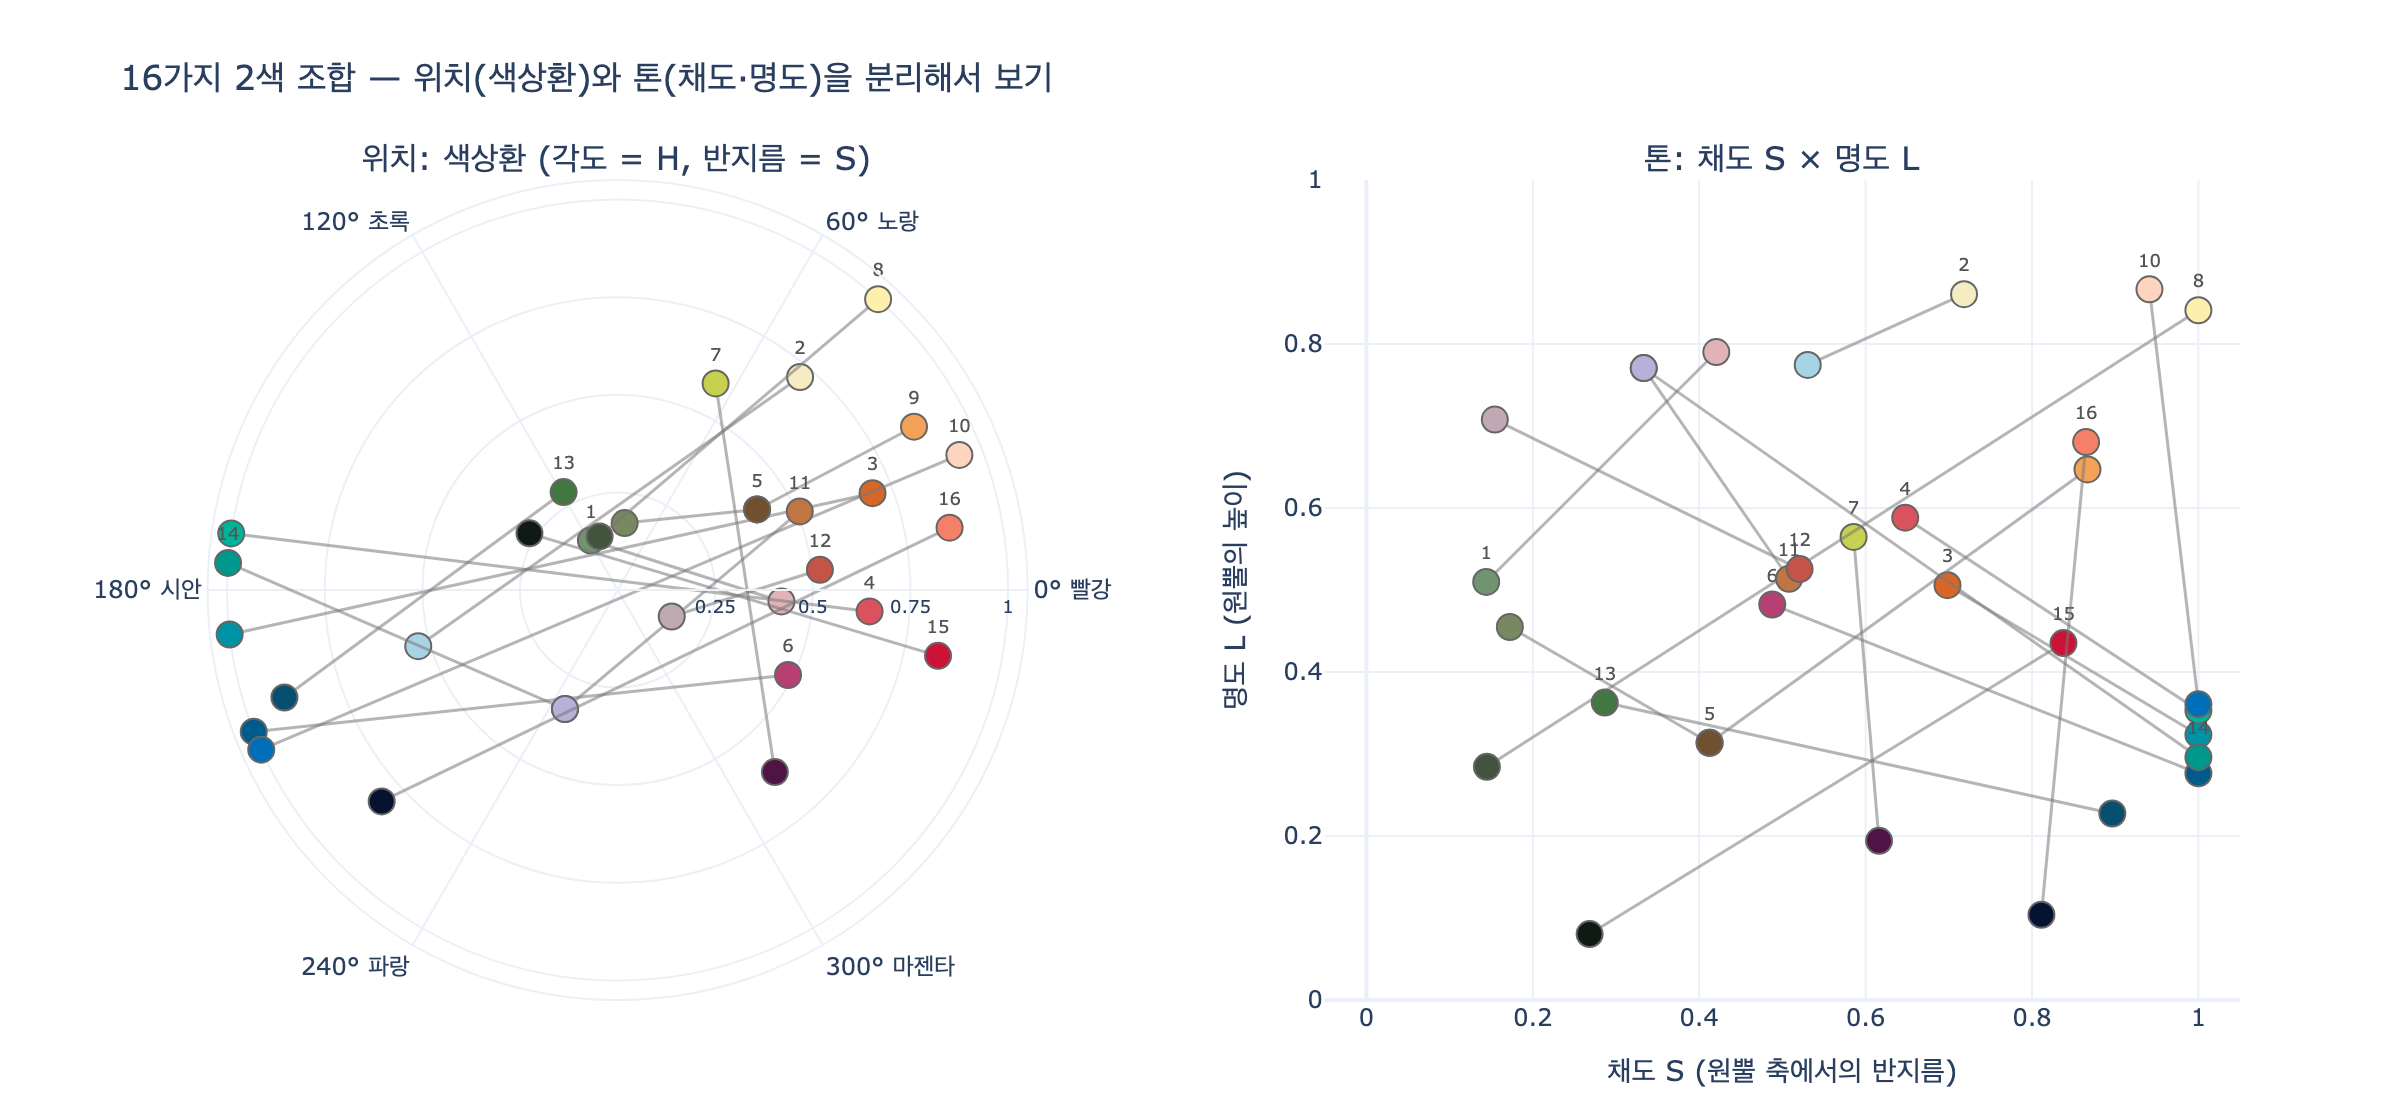

Write the Python code that produced this figure.
# %% [markdown]
# # 2색 배색 분석 모델을 코드로 재현하기
#
# 영상의 그림 6은 두 색을 세 가지 도형으로 분해해서 본다.
#
# | 도형 | 읽는 값 | HSL 좌표 |
# |---|---|---|
# | 가운데 원 (색상환) | 두 색의 **각도**, 보색·유사색 관계 | $H$ (hue, 0°~360°) |
# | 양옆 삼각형 | 각 색의 **명도·채도** 위치 | $(S, L)$ — hue를 고정한 단면 |
# | 바깥 마름모꼴 (bicone) | 두 색의 **3차원 좌표** | $(S\cos H,\ S\sin H,\ L)$ |
#
# 즉 **"위치(각도)와 톤(높이·반지름)을 분리해서 본다"**는 말은,
# 한 색을 $(H, S, L)$ 원기둥 좌표로 쓰고 $H$와 $(S, L)$을 따로 비교한다는 뜻이다.
# 아래에서는 영상의 16쌍 전체에 이 모델을 적용한다.

# %%
import colorsys
import math

import plotly.graph_objects as go
from plotly.subplots import make_subplots


def _show(fig):
    try:
        from IPython import get_ipython
        if get_ipython() is not None:
            fig.show()
    except ImportError:
        pass


# 영상에 나온 16가지 2색 조합 (이름 A, HEX A, 이름 B, HEX B)
PAIRS = [
    ("세이지그린", "#719470", "연분홍", "#E0B3B6"),
    ("아이보리", "#F5ECC2", "연하늘", "#A7D4E4"),
    ("오렌지", "#D96629", "틸블루", "#0093A5"),
    ("로즈핑크", "#DA525D", "민트그린", "#00B49B"),
    ("커피브라운", "#71502F", "올리브그린", "#788860"),
    ("자홍", "#B73F74", "진파랑", "#005B8D"),
    ("라임옐로우", "#C7D14F", "진보라", "#501345"),
    ("연노란", "#FFEFAE", "다크올리브", "#42533E"),
    ("앰버", "#F3A257", "커피브라운", "#71502F"),
    ("살구", "#FDD4BD", "파랑", "#006EB8"),
    ("황토", "#C27544", "라벤더", "#B5B1D8"),
    ("테라코타", "#C55347", "회분홍", "#C0A9B3"),
    ("솔잎", "#437742", "감청", "#064F6E"),
    ("옥색", "#00978D", "라벤더", "#B5B1D8"),
    ("빨강", "#CC1236", "흑녹", "#0F1A14"),
    ("코럴", "#F48067", "미드나잇블루", "#051230"),
]


def hex_to_hsl(hex_str):
    """'#RRGGBB' -> (H[deg], S[0..1], L[0..1]).  colorsys는 (h, l, s) 순서로 돌려준다."""
    r, g, b = (int(hex_str[i:i + 2], 16) / 255 for i in (1, 3, 5))
    h, l, s = colorsys.rgb_to_hls(r, g, b)
    return h * 360, s, l


def hue_gap(h1, h2):
    """색상환 위 두 각도의 최단 차이 (0~180°). 180°에 가까우면 보색."""
    d = abs(h1 - h2) % 360
    return min(d, 360 - d)


print(hex_to_hsl("#C7D14F"))  # 라임옐로우
print(hex_to_hsl("#501345"))  # 진보라
# 출력: (64.6153846153846, 0.5855855855855855, 0.5647058823529412)
# 출력: (310.81967213114757, 0.6161616161616161, 0.19411764705882353)

# %% [markdown]
# ## 1. 16쌍을 HSL로 분해한 표
#
# 색상환 관계는 각도 차 $\Delta H$로 읽고, 톤 관계는 채도 $S$·명도 $L$과 그 차이로 읽는다.
# 영상에서 "보색"이라 부른 쌍은 $\Delta H \approx 180°$, "유사색"은 $\Delta H$가 작다.
# "비대칭"이라 부른 쌍(라임옐로우·진보라, 살구·파랑, 빨강·흑녹, 코럴·미드나잇블루)은 $\Delta L$이 크다.

# %%
rows = []
for name_a, hex_a, name_b, hex_b in PAIRS:
    ha, sa, la = hex_to_hsl(hex_a)
    hb, sb, lb = hex_to_hsl(hex_b)
    rows.append((name_a, hex_a, ha, sa, la, name_b, hex_b, hb, sb, lb, hue_gap(ha, hb), abs(la - lb)))

hdr = f"{'#':>2} {'색 A':<7}{'H':>5}{'S':>5}{'L':>5}   {'색 B':<8}{'H':>5}{'S':>5}{'L':>5}   {'ΔH':>5} {'ΔL':>5}"
print(hdr)
print("-" * len(hdr))
for i, (na, xa, ha, sa, la, nb, xb, hb, sb, lb, dh, dl) in enumerate(rows, 1):
    print(f"{i:>2} {na:<7}{ha:>5.0f}{sa*100:>4.0f}%{la*100:>4.0f}%   "
          f"{nb:<8}{hb:>5.0f}{sb*100:>4.0f}%{lb*100:>4.0f}%   {dh:>4.0f}° {dl*100:>4.0f}%")
# 출력:
#  # 색 A        H    S    L   색 B         H    S    L      ΔH    ΔL
# -----------------------------------------------------------------
#  1 세이지그린    118  14%  51%   연분홍       356  42%  79%    122°   28%
#  2 아이보리      49  72%  86%   연하늘       196  53%  77%    146°    9%
#  3 오렌지       21  70%  51%   틸블루       187 100%  32%    166°   18%
#  4 로즈핑크     355  65%  59%   민트그린      172 100%  35%    177°   24%
#  5 커피브라운     30  41%  31%   올리브그린      84  17%  45%     54°   14%
#  6 자홍       334  49%  48%   진파랑       201 100%  28%    132°   21%
#  7 라임옐로우     65  59%  56%   진보라       311  62%  19%    114°   37%
#  8 연노란       48 100%  84%   다크올리브     109  14%  28%     60°   56%
#  9 앰버        29  87%  65%   커피브라운      30  41%  31%      1°   33%
# 10 살구        22  94%  87%   파랑        204 100%  36%    177°   51%
# 11 황토        23  51%  51%   라벤더       246  33%  77%    137°   26%
# 12 테라코타       6  52%  53%   회분홍       334  15%  71%     32°   18%
# 13 솔잎       119  29%  36%   감청        198  90%  23%     79°   14%
# 14 옥색       176 100%  30%   라벤더       246  33%  77%     70°   47%
# 15 빨강       348  84%  44%   흑녹        147  27%   8%    159°   35%
# 16 코럴        11  87%  68%   미드나잇블루    222  81%  10%    149°   58%

# %% [markdown]
# ## 2. 위치와 톤을 분리해서 보기 — 그림 6의 원 + 삼각형
#
# - **왼쪽(극좌표)** = 그림 6의 가운데 원. 각도 $\theta = H$, 반지름 $r = S$.
#   선이 원 중심을 가로지르면 보색, 짧으면 유사색.
# - **오른쪽(직교좌표)** = 양옆 삼각형을 한 장에 겹친 것. $x = S$, $y = L$.
#   선이 세로로 길면 명도 격차(비대칭), 두 점이 같은 높이면 톤 대칭.
#
# 두 그래프의 마커 색은 실제 HEX이고, 같은 쌍은 같은 번호로 선으로 이었다.

# %%
def build_2panel():
    fig = make_subplots(
        rows=1, cols=2,
        specs=[[{"type": "polar"}, {"type": "xy"}]],
        subplot_titles=("위치: 색상환 (각도 = H, 반지름 = S)", "톤: 채도 S × 명도 L"),
        horizontal_spacing=0.12,
    )
    line_style = dict(color="rgba(120,120,120,0.55)", width=1.5)
    for i, (na, xa, ha, sa, la, nb, xb, hb, sb, lb, dh, dl) in enumerate(rows, 1):
        label = f"{i}. {na} & {nb}"
        # 왼쪽: 색상환
        fig.add_trace(go.Scatterpolar(
            r=[sa, sb], theta=[ha, hb], mode="lines", line=line_style,
            showlegend=False, hoverinfo="skip"), row=1, col=1)
        fig.add_trace(go.Scatterpolar(
            r=[sa, sb], theta=[ha, hb], mode="markers+text",
            text=[str(i), ""], textposition="top center", textfont=dict(size=9, color="#555"),
            marker=dict(size=13, color=[xa, xb], line=dict(color="#666", width=1)),
            name=label, legendgroup=label, showlegend=False,
            hovertext=[f"{na} {xa} H={ha:.0f}° S={sa:.2f} L={la:.2f}",
                       f"{nb} {xb} H={hb:.0f}° S={sb:.2f} L={lb:.2f}"], hoverinfo="text"),
            row=1, col=1)
        # 오른쪽: 톤 평면
        fig.add_trace(go.Scatter(
            x=[sa, sb], y=[la, lb], mode="lines", line=line_style,
            showlegend=False, hoverinfo="skip"), row=1, col=2)
        fig.add_trace(go.Scatter(
            x=[sa, sb], y=[la, lb], mode="markers+text",
            text=[str(i), ""], textposition="top center", textfont=dict(size=9, color="#555"),
            marker=dict(size=13, color=[xa, xb], line=dict(color="#666", width=1)),
            name=label, legendgroup=label, showlegend=False,
            hovertext=[f"{na} {xa}", f"{nb} {xb}"], hoverinfo="text"),
            row=1, col=2)

    fig.update_polars(
        angularaxis=dict(direction="counterclockwise", rotation=0, tickmode="array",
                         tickvals=[0, 60, 120, 180, 240, 300],
                         ticktext=["0° 빨강", "60° 노랑", "120° 초록", "180° 시안", "240° 파랑", "300° 마젠타"]),
        radialaxis=dict(range=[0, 1.05], tickvals=[0.25, 0.5, 0.75, 1.0], tickfont=dict(size=9)),
    )
    fig.update_xaxes(title_text="채도 S (원뿔 축에서의 반지름)", range=[-0.05, 1.05], row=1, col=2)
    fig.update_yaxes(title_text="명도 L (원뿔의 높이)", range=[0, 1], row=1, col=2)
    fig.update_layout(
        title="16가지 2색 조합 — 위치(색상환)와 톤(채도·명도)을 분리해서 보기",
        width=1200, height=560, template="plotly_white", margin=dict(t=90, b=60),
    )
    return fig


fig2d = build_2panel()
fig2d.write_image("expy.png", scale=2)
_show(fig2d)
print("saved expy.png")
# 출력: saved expy.png

# %% [markdown]
# ## 3. 보너스 — 그림 6의 바깥 마름모꼴: HSL bicone 3D 좌표
#
# HSL 색공간은 두 원뿔을 허리에서 맞댄 **bicone(쌍원뿔)**이다.
# 위 꼭짓점 $L=1$ 은 흰색, 아래 꼭짓점 $L=0$ 은 검정, 허리 원($L=0.5,\ S=1$)이 순색이다.
# 원기둥 좌표 $(H, S, L)$을 직교좌표로 바꾸면
#
# $$x = S\cos H,\qquad y = S\sin H,\qquad z = L$$
#
# 이다. 그림 6의 마름모꼴은 이 bicone을 옆에서 본 윤곽(위아래 꼭짓점 + 허리 타원)이고,
# 두 점은 각 색의 $(x, y, z)$ 좌표다. 마름모꼴 옆면(높이 방향 단면)을 잘라내면 삼각형이 되고,
# 위에서 내려다보면 색상환이 된다 — 세 도형은 같은 물체를 다른 각도에서 본 것이다.
#
# 아래 3D 그림은 `_show`로만 표시된다(노트북에서 실행하면 회전해 볼 수 있다).

# %%
def bicone_wireframe():
    """HSL bicone 윤곽선: 허리 원 + 위/아래 꼭짓점으로 가는 모선 12개."""
    traces = []
    t = [i * 2 * math.pi / 72 for i in range(73)]
    traces.append(go.Scatter3d(
        x=[math.cos(a) for a in t], y=[math.sin(a) for a in t], z=[0.5] * len(t),
        mode="lines", line=dict(color="rgba(140,140,140,0.6)", width=2), showlegend=False, hoverinfo="skip"))
    for k in range(12):
        a = k * 2 * math.pi / 12
        cx, cy = math.cos(a), math.sin(a)
        traces.append(go.Scatter3d(
            x=[0, cx, 0], y=[0, cy, 0], z=[1, 0.5, 0],
            mode="lines", line=dict(color="rgba(140,140,140,0.35)", width=1), showlegend=False, hoverinfo="skip"))
    # 흰색/검정 꼭짓점
    traces.append(go.Scatter3d(x=[0, 0], y=[0, 0], z=[1, 0], mode="markers",
                               marker=dict(size=5, color=["#FFFFFF", "#000000"], line=dict(color="#888", width=1)),
                               showlegend=False, hovertext=["흰색 (L=1)", "검정 (L=0)"], hoverinfo="text"))
    return traces


def build_3d():
    fig = go.Figure(bicone_wireframe())
    for i, (na, xa, ha, sa, la, nb, xb, hb, sb, lb, dh, dl) in enumerate(rows, 1):
        xs = [sa * math.cos(math.radians(ha)), sb * math.cos(math.radians(hb))]
        ys = [sa * math.sin(math.radians(ha)), sb * math.sin(math.radians(hb))]
        zs = [la, lb]
        fig.add_trace(go.Scatter3d(x=xs, y=ys, z=zs, mode="lines",
                                   line=dict(color="rgba(100,100,100,0.6)", width=3),
                                   showlegend=False, hoverinfo="skip"))
        fig.add_trace(go.Scatter3d(x=xs, y=ys, z=zs, mode="markers",
                                   marker=dict(size=7, color=[xa, xb], line=dict(color="#666", width=1)),
                                   name=f"{i}. {na} & {nb}",
                                   hovertext=[f"{na} {xa}", f"{nb} {xb}"], hoverinfo="text"))
    fig.update_layout(
        title="HSL bicone 위의 16쌍 — 그림 6 바깥 마름모꼴에 대응",
        width=900, height=750, template="plotly_white",
        scene=dict(xaxis_title="x = S·cos H", yaxis_title="y = S·sin H", zaxis_title="z = L (명도)",
                   aspectmode="cube"),
        legend=dict(font=dict(size=9)),
    )
    return fig


fig3d = build_3d()
_show(fig3d)

# 라임옐로우·진보라의 3D 좌표: 높이(z) 차이가 크고 xy 평면에서는 서로 반대쪽에 있다.
for name, hx in (("라임옐로우", "#C7D14F"), ("진보라", "#501345")):
    h, s, l = hex_to_hsl(hx)
    print(f"{name:<6} x={s*math.cos(math.radians(h)):+.2f} y={s*math.sin(math.radians(h)):+.2f} z={l:.2f}")
# 출력:
# 라임옐로우  x=+0.25 y=+0.53 z=0.56
# 진보라    x=+0.40 y=-0.47 z=0.19

# %% [markdown]
# ## 정리
#
# - **원 (색상환)**: $H$만 본다 → 각도 차 $\Delta H$로 보색/유사색.
# - **삼각형**: $H$를 고정하고 $(S, L)$만 본다 → 명도·채도의 위계(대칭/비대칭).
#   bicone을 축을 지나는 평면으로 자르면 단면이 삼각형이 되기 때문에 삼각형이다.
# - **마름모꼴 (bicone)**: $(H, S, L)$을 한 번에 본다 → 두 점의 높이 차 = 무게 차, 반지름 = 색의 힘(채도).
#
# 라임옐로우(z=0.56)와 진보라(z=0.19)는 각도로는 114°로 벌어지면서 높이 차가 0.37이라
# "가장 대담하고 위험한" 비대칭 조합으로 분류된다.
